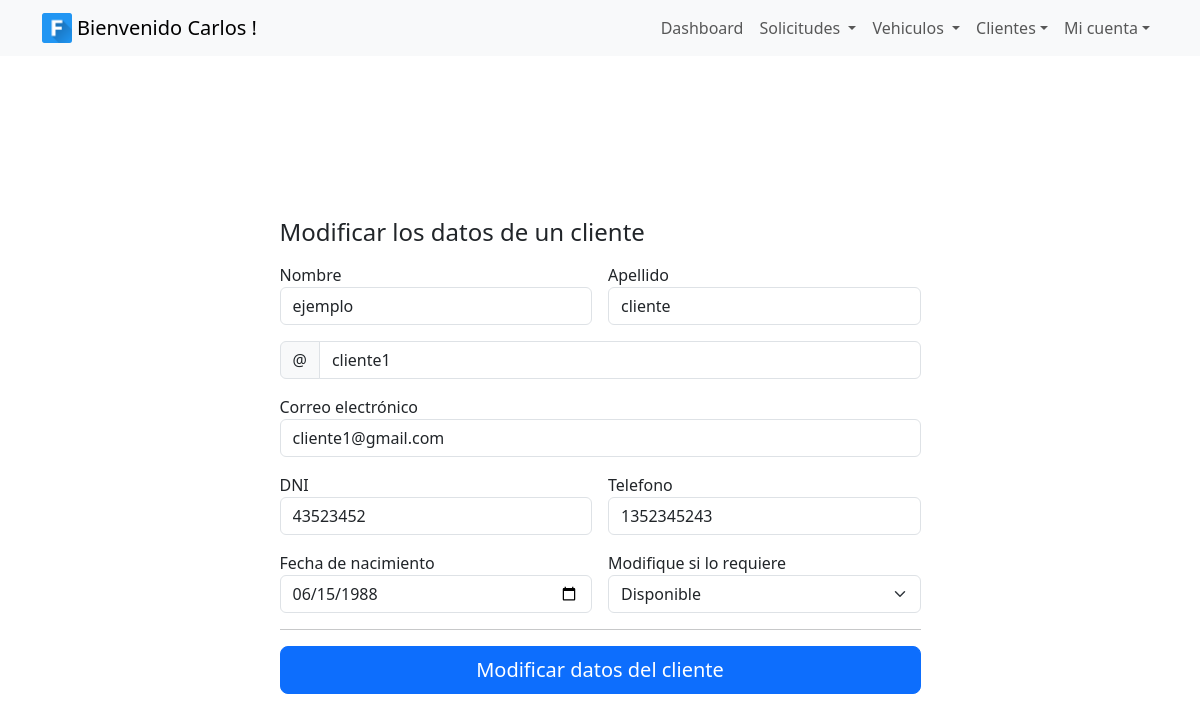
Screenshot of /clientes/61/ (signed in) with the database file from the repository.
### solicitudes/models.py (models this page shows, shortened)
class Usuario(AbstractUser):
    dni = models.CharField(max_length=8, unique=True)
    telefono = models.CharField(max_length=10)
    fecha_creacion = models.DateField(null=True)
    id_tipo_usuario = models.ForeignKey(TiposUsuario, on_delete=models.CASCADE)
    class Meta:
        verbose_name_plural = "Usuarios"

class Cliente(Usuario):
    fecha_nac = models.DateField(null=True)
    puntos = models.IntegerField(null=True)
    id_estado_cliente = models.ForeignKey(EstadosCliente, on_delete=models.CASCADE)
    usuario = models.OneToOneField(Usuario, on_delete=models.CASCADE, parent_link=True)
    class Meta:
        verbose_name_plural = "Clientes"

### solicitudes/views.py (the view, shortened to what this page needs)
# urls.py: path('clientes/<int:cliente_id>/', views.cliente_detalle, name='cliente_detalle'),
@login_required
def cliente_detalle(request, cliente_id):
    if request.method == "GET":
        cliente = get_object_or_404(Cliente, pk=cliente_id)
        estados = EstadosCliente.objects.all()
        return render(
            request,
            "clientes/cliente_detalle.html",
            {"cliente": cliente, "estados": estados},
        )

### solicitudes/templates/clientes/cliente_detalle.html (shortened to what this page needs)
{% extends 'base.html' %}
{% block content %}
<main class="container">
    <div class="row vh-100 d-flex justify-content-center align-items-center">
        <div class="col-md-7">
            <form action="{% url 'cliente_detalle' cliente.id %}" method="post" class="card-body">
                <h4 class="mb-3">Modificar los datos de un cliente</h4>
                <div class="row g-3">
                    <div class="col-sm-6">
                        <label for="first_name">Nombre</label>
                        <input type="text" name="first_name" class="form-control" value="{{cliente.first_name}}">
                    </div>
                    <div class="col-sm-6">
                        <label for="last_name">Apellido</label>
                        <input type="text" name="last_name" class="form-control" value="{{cliente.last_name}}">
                    </div>
                    <div class="input-group">
                        <span class="input-group-text" id="basic-addon1">@</span>
                        <input type="text" name="username" class="form-control" value="{{cliente.username}}">
                    </div>
                    <div class="col-12">
                        <label for="email">Correo electrónico</label>
                        <input type="email" name="email" class="form-control" value="{{cliente.email}}">
                    </div>
                    <div class="col-sm-6">
                        <label for="dni">DNI</label>
                        <input type="text" name="dni" class="form-control" value="{{cliente.dni}}">
                    </div>
                    <div class="col-sm-6">
                        <label for="telefono">Telefono</label>
                        <input type="text" name="telefono" class="form-control" value="{{cliente.telefono}}">
                    </div>
                    <div class="col-sm-6">
                        <label for="fecha_nac">Fecha de nacimiento</label>
                        <input type="date" name="fecha_nac" class="form-control"
                            value="{{cliente.fecha_nac | date:'Y-m-d'}}">
                    </div>
                    <div class="col-sm-6">
                        <label for="id_estado_cliente">Modifique si lo requiere</label>
                        <select name="id_estado_cliente" id="id_estado_cliente" class="form-select">
                            {% for estado in estados %}
                            {% if estado.id == empleado.id_estado_cliente.id %}
                            <option value="{{ estado.id }}" selected>{{ estado.descripcion }}</option>
                            {% else %}
                            <option value="{{ estado.id }}">{{ estado.descripcion }}</option>
                            {% endif %}
                            {% endfor %}
                        </select>
                    </div>
                </div>
                <hr>
                <button class="w-100 btn btn-primary btn-lg">
                    Modificar datos del cliente
                </button>
            </form>
        </div>
    </div>
</main>
{% endblock %}

### solicitudes/templates/base.html (shortened to what this page needs)
{% load static %}
<!DOCTYPE html>
<html lang="en">
<head>
  <link href="https://cdn.jsdelivr.net/npm/bootstrap@5.3.2/dist/css/bootstrap.min.css" rel="stylesheet"
 />
  <link rel="stylesheet" href="https://cdn.jsdelivr.net/npm/bootstrap-icons@1.11.1/font/bootstrap-icons.css">
  <link rel="stylesheet" href="https://cdn.datatables.net/1.13.6/css/dataTables.bootstrap5.min.css">
  <link rel="stylesheet" href="https://cdn.datatables.net/1.13.6/css/jquery.dataTables.min.css">
  <link rel="stylesheet" href="https://cdn.datatables.net/buttons/2.4.2/css/buttons.dataTables.min.css">
  <link rel="stylesheet" type="text/css" href="{% static 'css/styles.css' %}">
</head>
<body>
  <nav class="navbar navbar-expand-lg bg-body-tertiary bg-dark text-white">
    <div class="container">
      <img style="width: 30px; margin-right: 5px" src="{% static 'img/fletter.png' %}"></img>
      {% if user.is_authenticated %}
        <a class="navbar-brand" href="#"> Bienvenido {{ user.first_name }} !</a>
      {% endif %}
      <div class="collapse navbar-collapse" id="navbarNav">
        <ul class="navbar-nav ms-auto">
          {% if user.is_authenticated %}
            <li class="nav-item"><a class="nav-link" href="/dashboard/" role="button">Dashboard</a></li>
            <li class="nav-item dropdown">
              <a class="nav-link dropdown-toggle" href="#" role="button" data-bs-toggle="dropdown" aria-expanded="false">
              Solicitudes
              </a>
            </li>
            {% if user.is_staff %}
            <li class="nav-item dropdown">
              <a class="nav-link dropdown-toggle" href="#" role="button" data-bs-toggle="dropdown" aria-expanded="false">
                Vehiculos
              </a>
            </li>
            <li class="nav-item dropdown">
              <a class="nav-link dropdown-toggle" href="#" role="button" data-bs-toggle="dropdown"
                aria-expanded="false">Clientes</a>
            </li>
            {% endif %}
            <li class="nav-item dropdown">
              <a class="nav-link dropdown-toggle" href="#" role="button" data-bs-toggle="dropdown"
                aria-expanded="false">Mi cuenta</a>
            </li>
          {% else %}
            <li class="nav-item"><a class="nav-link" href="/signup/">Registrarse</a></li>
            <li class="nav-item"><a class="nav-link" href="/signin/">Iniciar sesion</a></li>
          {% endif %}
        </ul>
      </div>
    </div>
  </nav>
  {% block content %}
  {% endblock %}
</body>
</html>

### rows the page displays
Usuario: first_name "Carlos"
Usuario: first_name "ejemplo", last_name "cliente", username "cliente1", email "cliente1@gmail.com", dni "43523452", telefono "1352345243"
Cliente: fecha_nac "06/15/1988"

### other values shown
form field id_estado_cliente "Disponible"
